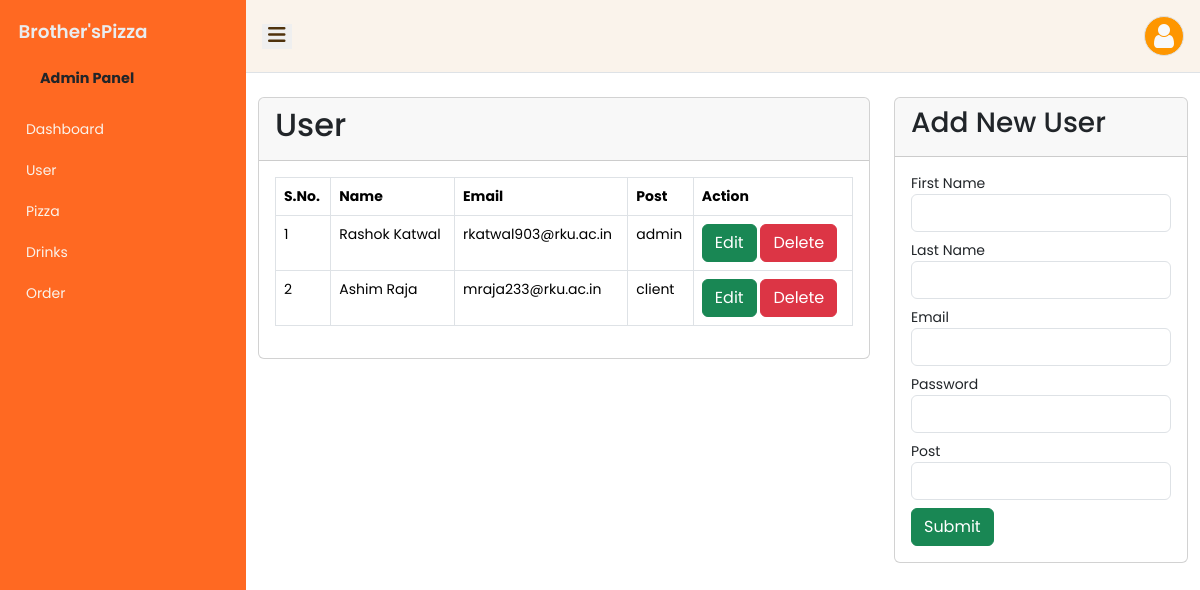
The page /admin/user.php (signed in) on the database its author committed.
### tables this page shows
CREATE TABLE `users` (
  `u_id` varchar(10) NOT NULL,
  `firstname` varchar(50) NOT NULL,
  `lastname` varchar(50) NOT NULL,
  `email` varchar(50) NOT NULL,
  `password` varchar(50) NOT NULL,
  `u_post` varchar(10) NOT NULL,
  `profile_pic` varchar(50) NOT NULL
);

### admin/includes/functions.php (called while the page is built, shortened)
<?php
function get_User()
{
    global $db_conn;
    $sql = "SELECT * FROM users";
    $query = mysqli_query($db_conn,$sql);
    return $query;
}
?>

### admin/user.php (the view, shortened to what this page needs)
<?php include('includes/config.php') ?>
<?php include('includes/header.php') ?>
<?php include('includes/sidebar.php') ?>
<main>
    <section class="content">
      <div class="container-fluid">
        <div class="row mt-4">
            <div class="col-lg-8">
                <?php
                if(isset($_REQUEST['id'])) {
                     ?><div class="card">
                     <div class="card-header py-2">
                       <h3 class="card-title">
                         EDIT User</h3>
                     </div>
                     <div class="card-body">
                        <?php
                        if(isset($_GET['id'])){
                            $id = $_GET['id'];
                            $q= "SELECT * FROM users WHERE u_id='$id'";
                            $q_run = mysqli_query($db_conn,$q);
                            if(mysqli_num_rows($q_run)>0)
                            {
                                foreach($q_run as $User)
                                {
                                ?>
                                <form action="" method="POST" enctype="multipart/form-data">
                                    <div class="row">
                                    <input type="hidden" name="u_id" value="<?=$User['u_id']?>">
                                    <div class="col-md-6 mb-3">
                                        <label for="name">First Name</label>
                                        <input type="text" name="firstname" value="<?= $User['firstname']?>" class="form-control">
                                    </div>
                                    <div class="col-md-6 mb-3">
                                        <label for="name">Last Name</label>
                                        <input type="text" name="lastname" value="<?= $User['lastname']?>" class="form-control">
                                    </div>
                                    <div class="col-md-6 mb-3">
                                        <label for="email">Email</label>
                                        <input type="email" name="email" value="<?= $User['email']?>"  id="email" class="form-control">
                                    </div>
                                    <div class="col-md-6 mb-3">
                                        <label for="password">Password</label>
                                        <input type="text" name="password" value="<?= $User['password']?>"  id="password" class="form-control ">
                                    </div>
                                    <div class="col-md-6 mb-3">
                                        <label for="post">post</label>
                                        <input type="text" name="post" value="<?= $User['u_post']?>" id="post" class="form-control">
                                    </div>
                                    <div class="col-md-6 mb-3">
                                    <button name="update" class="btn btn-success">Update  User</button>
                                    </div>
                                    </div>
                                </form>
                            <?php
                                }
                            }
                            else{
                                ?>
                                <h4>No record found</h4>
                        <?php }
                        }
                        ?>
                     </div>
                   </div>
                 <?php } else { ?><div class="card">
                    <div class="card-header py-2">
                        <h2 class="card-title">
                            User
                    </div>
                    <div class="card-body" style="max-height: calc(100vh - 180px); overflow-y: auto;">
                        <div class="table-responsive ">
                            <table class="table table-bordered" >
                            <thead>
                                <tr>
                                    <th>S.No.</th>
                                    <th>Name</th>
                                    <th>Email</th>
                                    <th>Post</th>
                                    <th>Action</th>
                                </tr>
                            </thead>
                            <tbody>
                                <?php
                                    $count=1;
                                    $Userdetail = get_User();
                                    while($User= mysqli_fetch_object($Userdetail)){?>
                                    <tr>
                                        <td><?=$count++?></td>
                                        <td><?=$User->firstname?> <?=$User->lastname?></td>
                                        <td><?=$User->email?></td>
                                        <td><?=$User->u_post?></td>
                                        <td>
                                            <a class="btn btn-success" href="?id=<?=$User->u_id?>">Edit</a>
                                            <form method="post" style="display: inline;">
                                                <button type="submit" name="delete" class="btn btn-danger">Delete</button>
                                            </form>
                                        </td>
                                    </tr>
                                <?php }?>
                            </tbody>
                            </table>
                        </div>
                    </div>
                </div>
            </div>
            <div class="col-lg-4">
                <div class="card">
                    <div class="card-header py-2">
                        <h3 class="card-title">
                            Add New User
                        </h3>
                    </div>
                    <div class="card-body">
                        <form action="" method="POST" enctype="multipart/form-data">
                            <div class="form-group">
                                <label for="name">First Name</label>
                                <input type="text" name="firstname"  class="form-control mb-2">
                            </div>
                            <div class="form-group">
                                <label for="name">Last Name</label>
                                <input type="text" name="lastname"   class="form-control mb-2">
                            </div>
                            <div class="form-group">
                                <label for="email">Email</label>
                                <input type="email" name="email"  id="email" class="form-control mb-2">
                            </div>
                            <div class="form-group">
                                <label for="password">Password</label>
                                <input type="text" name="password"  id="password" class="form-control mb-2">
                            </div>
                            <div class="form-group">
                                <label for="post">Post</label>
                                <input type="text" name="post"  id="post" class="form-control mb-2">
                            </div>
                            <button name="submit" class="btn btn-success float-right">Submit</button>
                        </form>
                    </div>
                </div>
                <?php }?>
            </div>
        </div>
      </div>
    </section>
<?php include('includes/footer.php') ?>

### admin/css/style.css (style rules this page uses)
:root { --primary: #FE9600; --secondary: #FF6922; --light: #FAF3EB; --dark: #4F320C; }
body { font-family: 'Poppins', sans-serif; font-size: 0.875em; opacity:1; overflow-y:scroll; margin:0; }
a { cursor: pointer; text-decoration: none; font-family:'Poppins', sans-serif; }

### rows shown on the page
users: firstname "Rashok", lastname "Katwal", email "rkatwal903@rku.ac.in", u_post "admin"
users: firstname "Ashim", lastname "Raja", email "mraja233@rku.ac.in", u_post "client"
